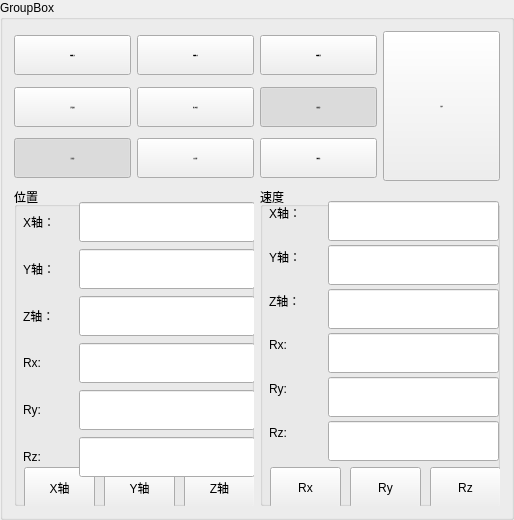
              <widget class="QGroupBox" name="robot_zero">
               <property name="minimumSize">
                <size>
                 <width>511</width>
                 <height>520</height>
                </size>
               </property>
               <property name="title">
                <string>GroupBox</string>
               </property>
               <layout class="QGridLayout" name="gridLayout_12">
                <item row="0" column="0">
                 <widget class="QPushButton" name="robot_poweron">
                  <property name="minimumSize">
                   <size>
                    <width>80</width>
                    <height>40</height>
                   </size>
                  </property>
                  <property name="font">
                   <font>
                    <family>Arial</family>
                    <pointsize>-1</pointsize>
                    <bold>true</bold>
                   </font>
                  </property>
                  <property name="styleSheet">
                   <string notr="true"/>
                  </property>
                  <property name="text">
                   <string>机械臂上电</string>
                  </property>
                 </widget>
                </item>
                <item row="0" column="1">
                 <widget class="QPushButton" name="robot_poweroff">
                  <property name="minimumSize">
                   <size>
                    <width>80</width>
                    <height>40</height>
                   </size>
                  </property>
                  <property name="font">
                   <font>
                    <family>Arial</family>
                    <pointsize>-1</pointsize>
                    <bold>true</bold>
                   </font>
                  </property>
                  <property name="styleSheet">
                   <string notr="true"/>
                  </property>
                  <property name="text">
                   <string>机械臂下电</string>
                  </property>
                 </widget>
                </item>
                <item row="0" column="2">
                 <widget class="QPushButton" name="robot_zero_2">
                  <property name="minimumSize">
                   <size>
                    <width>80</width>
                    <height>40</height>
                   </size>
                  </property>
                  <property name="font">
                   <font>
                    <family>Arial</family>
                    <pointsize>-1</pointsize>
                    <bold>true</bold>
                   </font>
                  </property>
                  <property name="styleSheet">
                   <string notr="true"/>
                  </property>
                  <property name="text">
                   <string>机械臂回零</string>
                  </property>
                 </widget>
                </item>
                <item row="0" column="3" rowspan="3">
                 <widget class="QPushButton" name="robot_stop">
                  <property name="minimumSize">
                   <size>
                    <width>80</width>
                    <height>150</height>
                   </size>
                  </property>
                  <property name="font">
                   <font>
                    <family>Arial</family>
                    <pointsize>-1</pointsize>
                    <bold>true</bold>
                   </font>
                  </property>
                  <property name="styleSheet">
                   <string notr="true"/>
                  </property>
                  <property name="text">
                   <string>急停</string>
                  </property>
                 </widget>
                </item>
                <item row="1" column="0">
                 <widget class="QPushButton" name="robot_jpmove">
                  <property name="minimumSize">
                   <size>
                    <width>80</width>
                    <height>40</height>
                   </size>
                  </property>
                  <property name="font">
                   <font>
                    <family>Arial</family>
                    <pointsize>-1</pointsize>
                    <bold>true</bold>
                   </font>
                  </property>
                  <property name="styleSheet">
                   <string notr="true"/>
                  </property>
                  <property name="text">
                   <string>关节点运动</string>
                  </property>
                 </widget>
                </item>
                <item row="1" column="1">
                 <widget class="QPushButton" name="robot_Cartesianmove">
                  <property name="minimumSize">
                   <size>
                    <width>80</width>
                    <height>40</height>
                   </size>
                  </property>
                  <property name="font">
                   <font>
                    <family>Arial</family>
                    <pointsize>-1</pointsize>
                    <bold>true</bold>
                   </font>
                  </property>
                  <property name="styleSheet">
                   <string notr="true"/>
                  </property>
                  <property name="text">
                   <string>笛卡尔运动</string>
                  </property>
                 </widget>
                </item>
                <item row="1" column="2">
                 <widget class="QPushButton" name="robot_follow">
                  <property name="minimumSize">
                   <size>
                    <width>80</width>
                    <height>40</height>
                   </size>
                  </property>
                  <property name="font">
                   <font>
                    <family>Arial</family>
                    <pointsize>-1</pointsize>
                    <bold>true</bold>
                   </font>
                  </property>
                  <property name="styleSheet">
                   <string notr="true"/>
                  </property>
                  <property name="text">
                   <string>画圆运动</string>
                  </property>
                  <property name="checkable">
                   <bool>true</bool>
                  </property>
                  <property name="checked">
                   <bool>true</bool>
                  </property>
                 </widget>
                </item>
                <item row="2" column="0">
                 <widget class="QPushButton" name="robot_follow_2">
                  <property name="minimumSize">
                   <size>
                    <width>80</width>
                    <height>40</height>
                   </size>
                  </property>
                  <property name="font">
                   <font>
                    <family>Arial</family>
                    <pointsize>-1</pointsize>
                    <bold>true</bold>
                   </font>
                  </property>
                  <property name="styleSheet">
                   <string notr="true"/>
                  </property>
                  <property name="text">
                   <string>正弦运动</string>
                  </property>
                  <property name="checkable">
                   <bool>true</bool>
                  </property>
                  <property name="checked">
                   <bool>true</bool>
                  </property>
                 </widget>
                </item>
                <item row="2" column="1">
                 <widget class="QPushButton" name="end_code">
                  <property name="minimumSize">
                   <size>
                    <width>80</width>
                    <height>40</height>
                   </size>
                  </property>
                  <property name="font">
                   <font>
                    <family>Arial</family>
                    <pointsize>-1</pointsize>
                    <bold>true</bold>
                   </font>
                  </property>
                  <property name="styleSheet">
                   <string notr="true"/>
                  </property>
                  <property name="text">
                   <string>终止程序</string>
                  </property>
                  <property name="checkable">
                   <bool>true</bool>
                  </property>
                 </widget>
                </item>
                <item row="2" column="2">
                 <widget class="QPushButton" name="alarm_reset">
                  <property name="minimumSize">
                   <size>
                    <width>80</width>
                    <height>40</height>
                   </size>
                  </property>
                  <property name="font">
                   <font>
                    <family>Arial</family>
                    <pointsize>-1</pointsize>
                    <bold>true</bold>
                   </font>
                  </property>
                  <property name="styleSheet">
                   <string notr="true"/>
                  </property>
                  <property name="text">
                   <string>报警复位</string>
                  </property>
                  <property name="checkable">
                   <bool>true</bool>
                  </property>
                 </widget>
                </item>
                <item row="3" column="0" colspan="2">
                 <widget class="QGroupBox" name="groupBox_20">
                  <property name="minimumSize">
                   <size>
                    <width>240</width>
                    <height>300</height>
                   </size>
                  </property>
                  <property name="title">
                   <string>位置</string>
                  </property>
                  <widget class="QPushButton" name="Robot_X">
                   <property name="geometry">
                    <rect>
                     <x>10</x>
                     <y>280</y>
                     <width>71</width>
                     <height>41</height>
                    </rect>
                   </property>
                   <property name="text">
                    <string>X轴</string>
                   </property>
                  </widget>
                  <widget class="QPushButton" name="pushButton_5">
                   <property name="geometry">
                    <rect>
                     <x>10</x>
                     <y>380</y>
                     <width>121</width>
                     <height>41</height>
                    </rect>
                   </property>
                   <property name="text">
                    <string>PushButton</string>
                   </property>
                  </widget>
                  <widget class="QPushButton" name="Robot_Y">
                   <property name="geometry">
                    <rect>
                     <x>90</x>
                     <y>280</y>
                     <width>71</width>
                     <height>41</height>
                    </rect>
                   </property>
                   <property name="text">
                    <string>Y轴</string>
                   </property>
                  </widget>
                  <widget class="QPushButton" name="Robot_Z">
                   <property name="geometry">
                    <rect>
                     <x>170</x>
                     <y>280</y>
                     <width>71</width>
                     <height>41</height>
                    </rect>
                   </property>
                   <property name="text">
                    <string>Z轴</string>
                   </property>
                  </widget>
                  <widget class="QWidget" name="">
                   <property name="geometry">
                    <rect>
                     <x>9</x>
                     <y>14</y>
                     <width>232</width>
                     <height>277</height>
                    </rect>
                   </property>
                   <layout class="QGridLayout" name="gridLayout_24">
                    <item row="0" column="0">
                     <widget class="QLabel" name="label_25">
                      <property name="minimumSize">
                       <size>
                        <width>50</width>
                        <height>15</height>
                       </size>
                      </property>
                      <property name="text">
                       <string>X轴：</string>
                      </property>
                     </widget>
                    </item>
                    <item row="0" column="1">
                     <widget class="QLineEdit" name="x_p">
                      <property name="minimumSize">
                       <size>
                        <width>0</width>
                        <height>40</height>
                       </size>
                      </property>
                     </widget>
                    </item>
                    <item row="1" column="0">
                     <widget class="QLabel" name="label_27">
                      <property name="minimumSize">
                       <size>
                        <width>50</width>
                        <height>15</height>
                       </size>
                      </property>
                      <property name="text">
                       <string>Y轴：</string>
                      </property>
                     </widget>
                    </item>
                    <item row="1" column="1">
                     <widget class="QLineEdit" name="y_p">
                      <property name="minimumSize">
                       <size>
                        <width>0</width>
                        <height>40</height>
                       </size>
                      </property>
                     </widget>
                    </item>
                    <item row="2" column="0">
                     <widget class="QLabel" name="label_28">
                      <property name="minimumSize">
                       <size>
                        <width>50</width>
                        <height>15</height>
                       </size>
                      </property>
                      <property name="text">
                       <string>Z轴：</string>
                      </property>
                     </widget>
                    </item>
                    <item row="2" column="1">
                     <widget class="QLineEdit" name="z_p">
                      <property name="minimumSize">
                       <size>
                        <width>0</width>
                        <height>40</height>
                       </size>
                      </property>
                     </widget>
                    </item>
                    <item row="3" column="0">
                     <widget class="QLabel" name="label_30">
                      <property name="minimumSize">
                       <size>
                        <width>50</width>
                        <height>15</height>
                       </size>
                      </property>
                      <property name="text">
                       <string>Rx:</string>
                      </property>
                     </widget>
                    </item>
                    <item row="3" column="1">
                     <widget class="QLineEdit" name="rx_p">
                      <property name="minimumSize">
                       <size>
                        <width>50</width>
                        <height>40</height>
                       </size>
                      </property>
                     </widget>
                    </item>
                    <item row="4" column="0">
                     <widget class="QLabel" name="label_31">
                      <property name="minimumSize">
                       <size>
                        <width>50</width>
                        <height>15</height>
                       </size>
                      </property>
                      <property name="text">
                       <string>Ry:</string>
                      </property>
                     </widget>
                    </item>
                    <item row="4" column="1">
                     <widget class="QLineEdit" name="ry_p">
                      <property name="minimumSize">
                       <size>
                        <width>0</width>
                        <height>40</height>
                       </size>
                      </property>
                     </widget>
                    </item>
                    <item row="5" column="0">
                     <widget class="QLabel" name="label_32">
                      <property name="minimumSize">
                       <size>
                        <width>50</width>
                        <height>15</height>
                       </size>
                      </property>
                      <property name="text">
                       <string>Rz:</string>
                      </property>
                     </widget>
                    </item>
                    <item row="5" column="1">
                     <widget class="QLineEdit" name="rz_p">
                      <property name="minimumSize">
                       <size>
                        <width>0</width>
                        <height>40</height>
                       </size>
                      </property>
                     </widget>
                    </item>
                   </layout>
                  </widget>
                 </widget>
                </item>
                <item row="3" column="2" colspan="2">
                 <widget class="QGroupBox" name="groupBox_40">
                  <property name="minimumSize">
                   <size>
                    <width>240</width>
                    <height>300</height>
                   </size>
                  </property>
                  <property name="title">
                   <string>速度</string>
                  </property>
                  <widget class="QPushButton" name="pushButton_7">
                   <property name="geometry">
                    <rect>
                     <x>50</x>
                     <y>350</y>
                     <width>121</width>
                     <height>41</height>
                    </rect>
                   </property>
                   <property name="text">
                    <string>PushButton</string>
                   </property>
                  </widget>
                  <widget class="QPushButton" name="pushButton_8">
                   <property name="geometry">
                    <rect>
                     <x>120</x>
                     <y>440</y>
                     <width>121</width>
                     <height>41</height>
                    </rect>
                   </property>
                   <property name="text">
                    <string>PushButton</string>
                   </property>
                  </widget>
                  <widget class="QPushButton" name="Robot_Rx">
                   <property name="geometry">
                    <rect>
                     <x>10</x>
                     <y>280</y>
                     <width>71</width>
                     <height>41</height>
                    </rect>
                   </property>
                   <property name="text">
                    <string>Rx</string>
                   </property>
                  </widget>
                  <widget class="QPushButton" name="Robot_Ry">
                   <property name="geometry">
                    <rect>
                     <x>90</x>
                     <y>280</y>
                     <width>71</width>
                     <height>41</height>
                    </rect>
                   </property>
                   <property name="text">
                    <string>Ry</string>
                   </property>
                  </widget>
                  <widget class="QPushButton" name="Robot_Rz">
                   <property name="geometry">
                    <rect>
                     <x>170</x>
                     <y>280</y>
                     <width>71</width>
                     <height>41</height>
                    </rect>
                   </property>
                   <property name="text">
                    <string>Rz</string>
                   </property>
                  </widget>
                  <widget class="QLabel" name="label_75">
                   <property name="geometry">
                    <rect>
                     <x>9</x>
                     <y>146</y>
                     <width>50</width>
                     <height>23</height>
                    </rect>
                   </property>
                   <property name="minimumSize">
                    <size>
                     <width>50</width>
                     <height>15</height>
                    </size>
                   </property>
                   <property name="text">
                    <string>Rx:</string>
                   </property>
                  </widget>
                  <widget class="QLineEdit" name="x_v">
                   <property name="geometry">
                    <rect>
                     <x>68</x>
                     <y>14</y>
                     <width>171</width>
                     <height>40</height>
                    </rect>
                   </property>
                   <property name="minimumSize">
                    <size>
                     <width>0</width>
                     <height>40</height>
                    </size>
                   </property>
                  </widget>
                  <widget class="QLineEdit" name="rz_v">
                   <property name="geometry">
                    <rect>
                     <x>68</x>
                     <y>234</y>
                     <width>171</width>
                     <height>40</height>
                    </rect>
                   </property>
                   <property name="minimumSize">
                    <size>
                     <width>0</width>
                     <height>40</height>
                    </size>
                   </property>
                  </widget>
                  <widget class="QLineEdit" name="ry_v">
                   <property name="geometry">
                    <rect>
                     <x>68</x>
                     <y>190</y>
                     <width>171</width>
                     <height>40</height>
                    </rect>
                   </property>
                   <property name="minimumSize">
                    <size>
                     <width>0</width>
                     <height>40</height>
                    </size>
                   </property>
                  </widget>
                  <widget class="QLabel" name="label_73">
                   <property name="geometry">
                    <rect>
                     <x>9</x>
                     <y>234</y>
                     <width>50</width>
                     <height>23</height>
                    </rect>
                   </property>
                   <property name="minimumSize">
                    <size>
                     <width>50</width>
                     <height>15</height>
                    </size>
                   </property>
                   <property name="text">
                    <string>Rz:</string>
                   </property>
                  </widget>
                  <widget class="QLabel" name="label_69">
                   <property name="geometry">
                    <rect>
                     <x>9</x>
                     <y>14</y>
                     <width>55</width>
                     <height>23</height>
                    </rect>
                   </property>
                   <property name="minimumSize">
                    <size>
                     <width>50</width>
                     <height>15</height>
                    </size>
                   </property>
                   <property name="text">
                    <string>X轴：</string>
                   </property>
                  </widget>
                  <widget class="QLabel" name="label_70">
                   <property name="geometry">
                    <rect>
                     <x>9</x>
                     <y>190</y>
                     <width>50</width>
                     <height>23</height>
                    </rect>
                   </property>
                   <property name="minimumSize">
                    <size>
                     <width>50</width>
                     <height>15</height>
                    </size>
                   </property>
                   <property name="text">
                    <string>Ry:</string>
                   </property>
                  </widget>
                  <widget class="QLineEdit" name="z_v">
                   <property name="geometry">
                    <rect>
                     <x>68</x>
                     <y>102</y>
                     <width>171</width>
                     <height>40</height>
                    </rect>
                   </property>
                   <property name="minimumSize">
                    <size>
                     <width>0</width>
                     <height>40</height>
                    </size>
                   </property>
                  </widget>
                  <widget class="QLabel" name="label_72">
                   <property name="geometry">
                    <rect>
                     <x>9</x>
                     <y>102</y>
                     <width>53</width>
                     <height>23</height>
                    </rect>
                   </property>
                   <property name="minimumSize">
                    <size>
                     <width>50</width>
                     <height>15</height>
                    </size>
                   </property>
                   <property name="text">
                    <string>Z轴：</string>
                   </property>
                  </widget>
                  <widget class="QLineEdit" name="rx_v">
                   <property name="geometry">
                    <rect>
                     <x>68</x>
                     <y>146</y>
                     <width>171</width>
                     <height>40</height>
                    </rect>
                   </property>
                   <property name="minimumSize">
                    <size>
                     <width>50</width>
                     <height>40</height>
                    </size>
                   </property>
                  </widget>
                  <widget class="QLabel" name="label_71">
                   <property name="geometry">
                    <rect>
                     <x>9</x>
                     <y>58</y>
                     <width>55</width>
                     <height>23</height>
                    </rect>
                   </property>
                   <property name="minimumSize">
                    <size>
                     <width>50</width>
                     <height>15</height>
                    </size>
                   </property>
                   <property name="text">
                    <string>Y轴：</string>
                   </property>
                  </widget>
                  <widget class="QLineEdit" name="y_v">
                   <property name="geometry">
                    <rect>
                     <x>68</x>
                     <y>58</y>
                     <width>171</width>
                     <height>40</height>
                    </rect>
                   </property>
                   <property name="minimumSize">
                    <size>
                     <width>0</width>
                     <height>40</height>
                    </size>
                   </property>
                  </widget>
                 </widget>
                </item>
               </layout>
              </widget>
